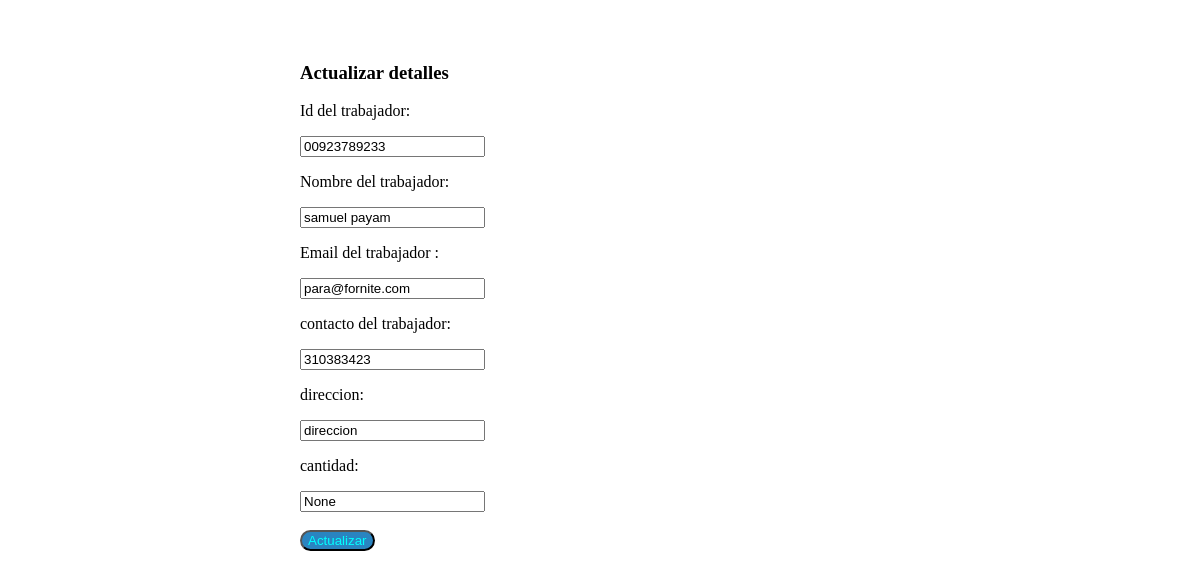
Screenshot of /edit/16 with the database file from the repository.
### employee/models.py (models this page shows, shortened)
class Employee(models.Model):
    eid = models.CharField(max_length=20)
    ename = models.CharField(max_length=100)
    eemail = models.CharField(max_length=50)
    econtact = models.CharField(max_length=15)
    direccion = models.CharField(max_length=200)
    cantidad = models.CharField(max_length=6)
    class Meta:
        db_table = "employee"

### employee/views.py (the view)
# urls.py: path('edit/<int:id>', views.edit),
def edit(request, id):
    employee = Employee.objects.get(id=id)
    return render(request,'edit.html', {'employee':employee})

### employee/templates/edit.html (shortened to what this page needs)
<!DOCTYPE html>
<html lang="en">
<head>
    {% load static %}
    <link rel="stylesheet" href="{% static 'css/style.css' %}">
</head>
<body>
    <form method="POST" action="/update/{{employee.id}}">
        <div>
            <br>
            <p>
                <h3>Actualizar detalles</h3>
            </p>
        </div>
        <div>
            <div>
                <p>Id del trabajador:</p>
                <input type="text" name="eid" value="{{employee.eid}}" />
            </div>
        </div>
        <div>
            <p>Nombre del trabajador:</p>
            <div>
                <input type="text" name="ename" value="{{employee.ename}}" />
            </div>
        </div>
        <div>
            <p>Email del trabajador :</p>
            <div>
                <input type="text" name="eemail" value="{{employee.eemail}}" />
            </div>
        </div>
        <div>
            <p>contacto del trabajador:</p>
            <div>
                <input type="text" name="econtact" value="{{employee.econtact}}" />
            </div>
        </div>
        <div>
            <p>direccion:</p>
            <div>
                <input type="text" name="direccion" value="{{employee.direccion}}" />
            </div>
        </div>
        <div>
            <p>cantidad:</p>
            <div>
                <input type="text" name="cantidad" value="{{employee.cantidad}}" />
            </div>
        </div>
        <div>
            <br>
            <button type="submit">Actualizar</button>
        </div>
    </form>
</body>
</html>

### employee/static/css/style.css (style rules this page uses)
* { text-decoration: none; }
body { background: #fff; height: 100%; margin: 25px 0; padding-left: 300px; }
button { border-radius: 12px; color: aqua; background-color: #2a84c0; cursor: pointer; }

### rows the page displays
Employee: eid "00923789233", ename "samuel payam", eemail "para@fornite.com", econtact "310383423", direccion "direccion", cantidad "None"
